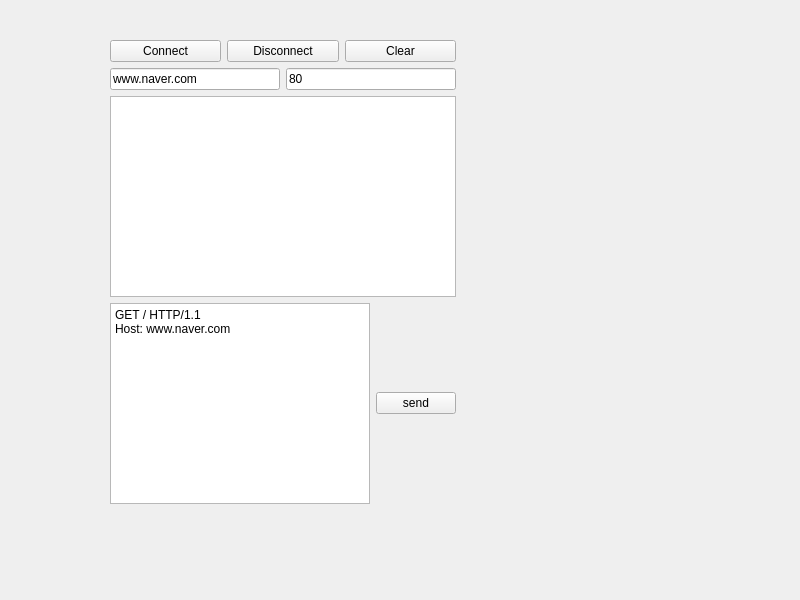
<?xml version="1.0" encoding="UTF-8"?>
<ui version="4.0">
 <class>Widget</class>
 <widget class="QWidget" name="Widget">
  <property name="geometry">
   <rect>
    <x>0</x>
    <y>0</y>
    <width>800</width>
    <height>600</height>
   </rect>
  </property>
  <property name="windowTitle">
   <string>Widget</string>
  </property>
  <widget class="QWidget" name="layoutWidget">
   <property name="geometry">
    <rect>
     <x>110</x>
     <y>40</y>
     <width>346</width>
     <height>464</height>
    </rect>
   </property>
   <layout class="QVBoxLayout" name="verticalLayout">
    <item>
     <layout class="QHBoxLayout" name="horizontalLayout">
      <item>
       <widget class="QPushButton" name="pbConnect">
        <property name="text">
         <string>Connect</string>
        </property>
       </widget>
      </item>
      <item>
       <widget class="QPushButton" name="pbDisconnect">
        <property name="text">
         <string>Disconnect</string>
        </property>
       </widget>
      </item>
      <item>
       <widget class="QPushButton" name="pbClear">
        <property name="text">
         <string>Clear</string>
        </property>
       </widget>
      </item>
     </layout>
    </item>
    <item>
     <layout class="QHBoxLayout" name="horizontalLayout_2">
      <item>
       <widget class="QLineEdit" name="leHost">
        <property name="text">
         <string>www.naver.com</string>
        </property>
       </widget>
      </item>
      <item>
       <widget class="QLineEdit" name="lePort">
        <property name="text">
         <string>80</string>
        </property>
       </widget>
      </item>
     </layout>
    </item>
    <item>
     <widget class="QPlainTextEdit" name="pteMessage"/>
    </item>
    <item>
     <layout class="QHBoxLayout" name="horizontalLayout_3">
      <item>
       <widget class="QPlainTextEdit" name="pteSend">
        <property name="plainText">
         <string>GET / HTTP/1.1
Host: www.naver.com

</string>
        </property>
       </widget>
      </item>
      <item>
       <widget class="QPushButton" name="pbSend">
        <property name="text">
         <string>send</string>
        </property>
       </widget>
      </item>
     </layout>
    </item>
   </layout>
  </widget>
 </widget>
 <resources/>
 <connections/>
</ui>
